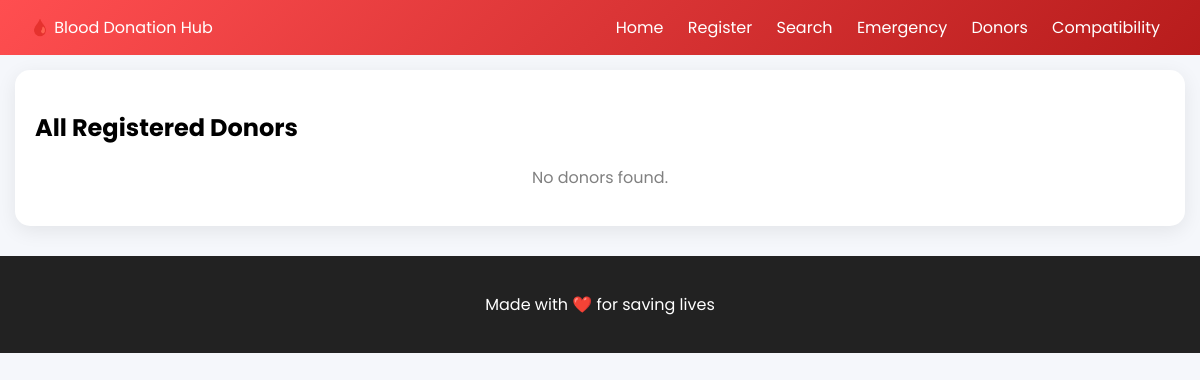
The app's page /donors, older data.
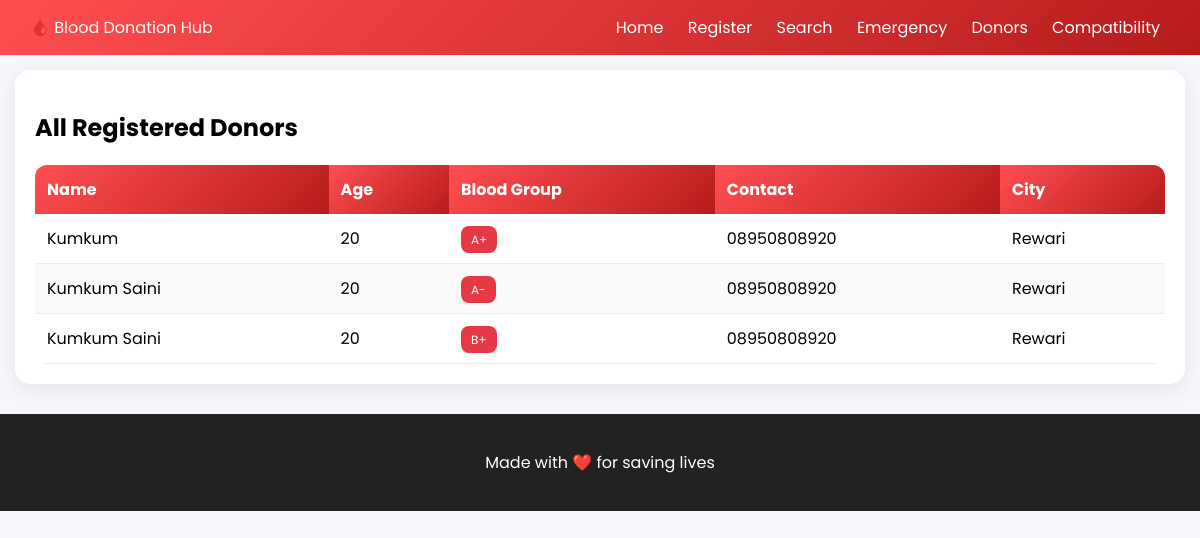
The same page, newer data.
### tables this page shows
CREATE TABLE donors (
            id INTEGER PRIMARY KEY AUTOINCREMENT,
            name TEXT NOT NULL,
            age INTEGER NOT NULL,
            blood_group TEXT NOT NULL,
            contact TEXT NOT NULL,
            city TEXT NOT NULL
        );

### app.py (the view)
    @app.route("/donors")
    def donors_list():
        data = g.db.execute("SELECT * FROM donors ORDER BY id DESC").fetchall()
        return render_template("donors.html", donors=data)

### app.py (called while the page is built)
def get_db():
    conn = sqlite3.connect(DB_PATH)
    conn.row_factory = sqlite3.Row
    return conn

### templates/donors.html
{% extends "base.html" %}
{% block content %}
<section class="card">
    <h2>All Registered Donors</h2>
    {% if donors %}
    <div class="table-container">
        <table class="modern-table">
            <thead>
                <tr>
                    <th>Name</th>
                    <th>Age</th>
                    <th>Blood Group</th>
                    <th>Contact</th>
                    <th>City</th>
                </tr>
            </thead>
            <tbody>
                {% for donor in donors %}
                <tr>
                    <td>{{ donor["name"] }}</td>
                    <td>{{ donor["age"] }}</td>
                    <td><span class="badge">{{ donor["blood_group"] }}</span></td>
                    <td>{{ donor["contact"] }}</td>
                    <td>{{ donor["city"] }}</td>
                </tr>
                {% endfor %}
            </tbody>
        </table>
    </div>
    {% else %}
        <p class="empty">No donors found.</p>
    {% endif %}
</section>
{% endblock %}

### templates/base.html (shortened to what this page needs)
<!DOCTYPE html>
<html lang="en">
<head>
    <link rel="stylesheet" href="{{ url_for('static', filename='style.css') }}">
</head>
<body>
<header class="navbar">
    <div class="logo">🩸 Blood Donation Hub</div>
    <nav>
        <a href="{{ url_for('home') }}">Home</a>
        <a href="{{ url_for('register_donor') }}">Register</a>
        <a href="{{ url_for('search_donors') }}">Search</a>
        <a href="{{ url_for('emergency_request') }}">Emergency</a>
        <a href="{{ url_for('donors_list') }}">Donors</a>
        <a href="{{ url_for('compatibility_checker') }}">Compatibility</a>
    </nav>
</header>
<main class="container">
    {% block content %}{% endblock %}
</main>
<footer>
    <p>Made with ❤️ for saving lives</p>
</footer>
</body>
</html>

### static/style.css (style rules this page uses)
body { font-family: 'Poppins', sans-serif; margin: 0; background: #f5f7fb; }
.navbar { display: flex; justify-content: space-between; padding: 15px 30px; background: linear-gradient(135deg, #ff4e50, #b71c1c); color: white; position: sticky; top: 0; z-index: 100; }
.navbar a { color: white; margin: 0 10px; text-decoration: none; }
.card { background: white; padding: 20px; margin: 15px; border-radius: 15px; box-shadow: 0 5px 20px rgba(0,0,0,0.08); transition: 0.3s; }
.table-container { overflow-x: auto; }
.modern-table { width: 100%; border-collapse: collapse; }
.modern-table th { background: #e63946; color: white; padding: 10px; }
.modern-table td { padding: 10px; border-bottom: 1px solid #eee; }
footer { text-align: center; padding: 20px; margin-top: 30px; background: #222; color: white; }
.card, .action-card { animation: fadeIn 0.6s ease-in; }
.modern-table { width: 100%; border-collapse: collapse; border-radius: 12px; overflow: hidden; }
.modern-table th { background: linear-gradient(135deg, #ff4e50, #b71c1c); color: white; padding: 12px; text-align: left; }
.modern-table td { padding: 12px; border-bottom: 1px solid #eee; }
.modern-table tr:nth-child(even) { background: #fafafa; }
.badge { background: #e63946; color: white; padding: 5px 10px; border-radius: 8px; font-size: 12px; }

Row changes from the older to the newer data that the page shows:
added donors: name "Kumkum", age "20", blood_group "A+", contact "08950808920", city "Rewari"
added donors: name "Kumkum Saini", age "20", blood_group "A-", contact "08950808920", city "Rewari"
added donors: name "Kumkum Saini", age "20", blood_group "B+", contact "08950808920", city "Rewari"
Text that changed along with them:
text no longer shown: "No donors found."
text now shown: "Name Age Blood Group Contact City"
